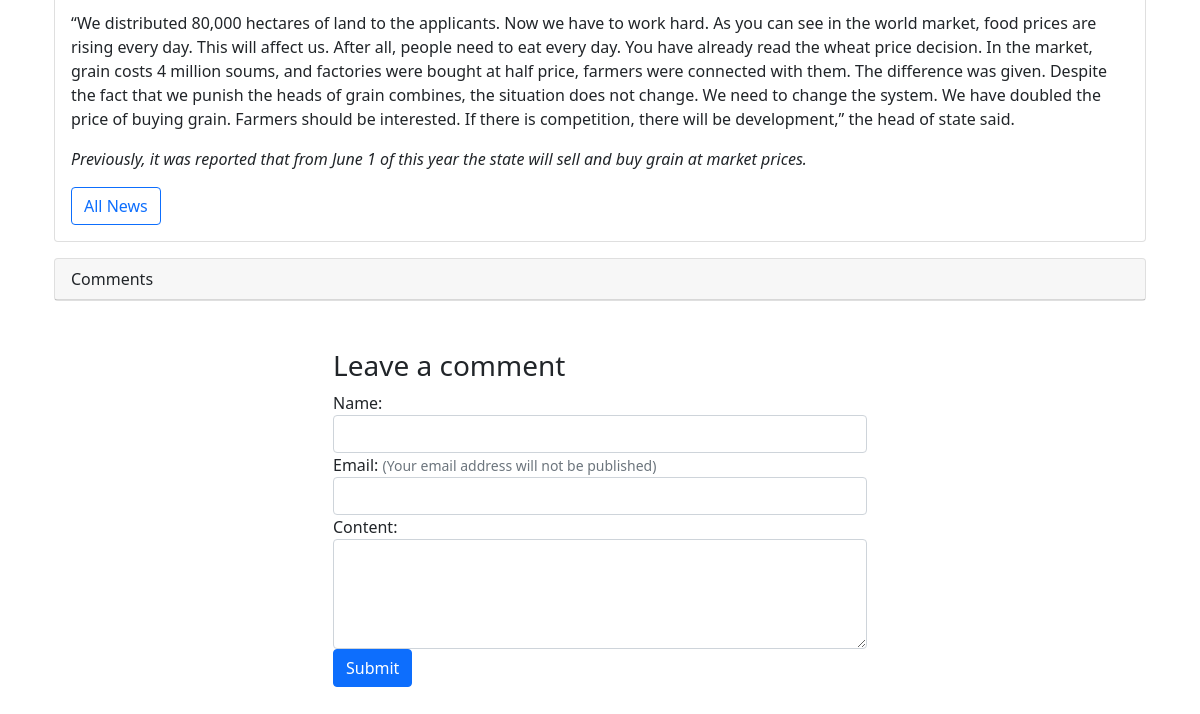
/11/ (lower part), run on an earlier commit of the app's database.
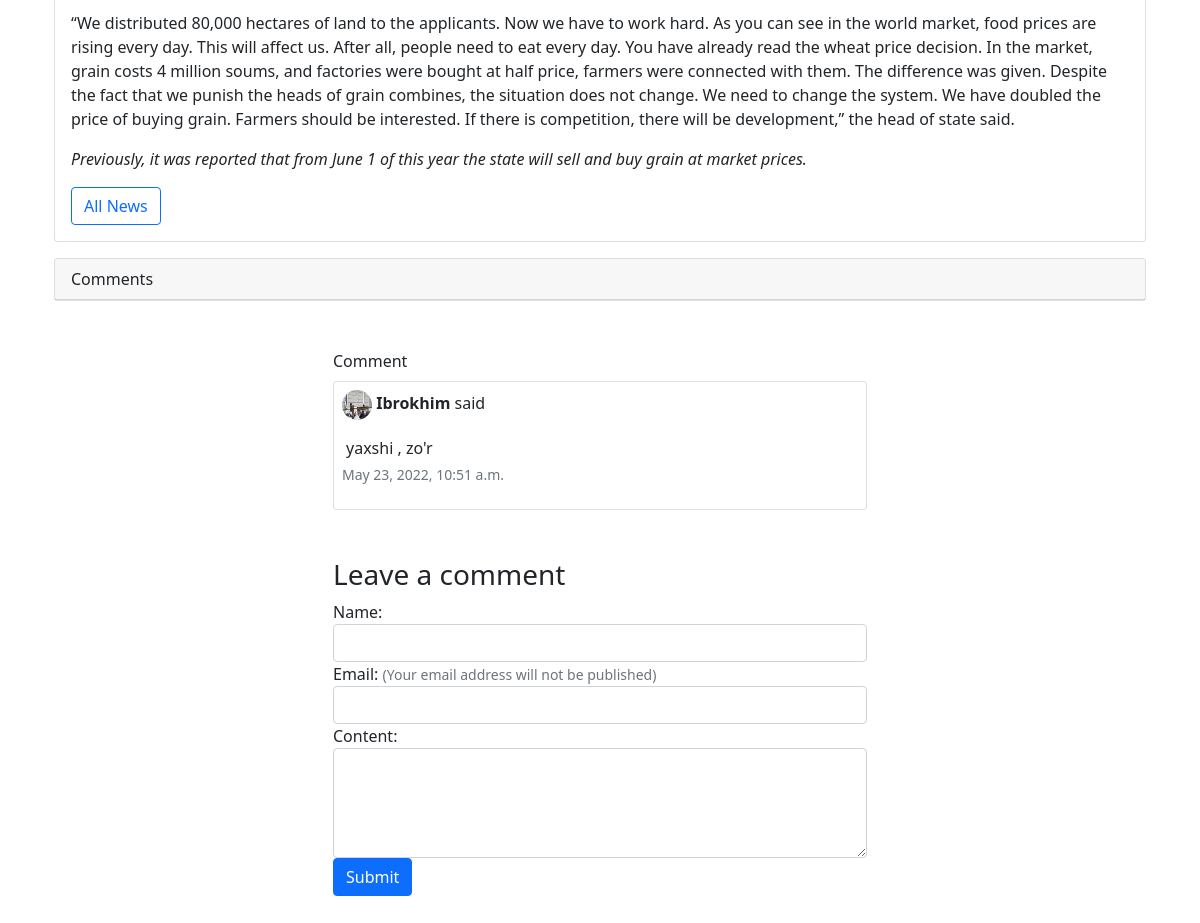
And on a later commit of the database.
### articles/models.py (models this page shows, shortened)
class Article(models.Model):
    title = models.CharField(max_length=150,default='')
    summary = models.CharField(max_length=500, blank=True)
    body = RichTextField()
    picture = models.ImageField(upload_to='images/', blank=True)
    date = models.DateField(auto_now_add=True)
    author = models.ForeignKey(
        get_user_model(),
        on_delete=models.CASCADE,
    )

class Comment(models.Model):
    name = models.CharField(max_length=50)
    email = models.EmailField(max_length=100)
    content = models.TextField()
    post = models.ForeignKey(Article, on_delete=models.CASCADE)
    created = models.DateTimeField(auto_now_add=True)
    class Meta:
        ordering = ('-created',)

### articles/views.py (the view, shortened to what this page needs)
# urls.py: path('<int:pk>/', ArticleDetailView.as_view(), name='article_detail'),
class ArticleDetailView( DetailView):
    model = Article
    template_name = 'article_detail.html'
    def get_context_data(self, **kwargs):
        context = super().get_context_data(**kwargs)
        pk = self.kwargs["pk"]
        form = CommentForm()
        post = get_object_or_404(Article, pk=pk)
        comments = post.comment_set.all()
        context['post'] = post
        context['comments'] = comments
        context['form'] = form
        return context

### articles/forms.py
class CommentForm(forms.ModelForm):
    class Meta:
        model = Comment
        fields = ('name', 'email', 'content')

### templates/article_detail.html (shortened to what this page needs)
{% extends 'base.html' %}
{% load static %}
{% block content %}
    <div class="container-fluid">
        <div class="card" >
          <div class="card-body">
              <p class="card-text">{{ object.body | safe }}</p>
              {% if user.is_authenticated and object.author.id == user.id %}
              <a href="{% url 'article_edit' object.id %}" role="button" class="btn btn-outline-primary">Edit</a> |
              <a href="{% url 'article_delete' object.id %}" role="button" class="btn btn-outline-primary">Delete</a> |
              <a href="{% url 'article_list' %}" role="button" class="btn btn-outline-primary">All News</a>
              {% else %}
              <a href="{% url 'article_list' %}"  role="button" class="btn btn-outline-primary">All News</a>
              {% endif %}
          </div>
        </div>
        <div class="card">
            <div class="card-header">Comments</div>
        </div>
    </div>
<div class="container-fluid my-5">
  {% if comments %}
  <div class="row mt-5">
    <div class="col-lg-6 offset-lg-3">
      Comment{{ comments.count|pluralize }}
      <span class="badge badge-dark ml-2">{{ comments.count }}</span>
    </div>
    {% for comment in comments %}
    <div class="col-lg-6 offset-lg-3 mt-2">
      <div class="card p-2">
        <div class="row">
          <div class="col-12">
            <img class="rounded-circle mr-2" src="{{ object.picture.url }}" width="30px" height="30px" alt="Avatar">
            <strong>{{ comment.name }}</strong> said
          </div>
          <div class="col-12">
            <p class="m-1 mt-3">{{ comment.content }}</p>
            <p class="text-right text-muted"><small>{{ comment.created }}</small></p>
          </div>
        </div>
      </div>
    </div>
    {% endfor %}
  </div>
  {% endif %}
  <div class="row mt-5">
    <div class="col-lg-6 offset-lg-3">
      <h3>Leave a comment</h3>
      <form method='POST'>
        <div class="form-group">
          {{ form.name.label_tag }}
          <input type="text" class="form-control {% if form.name.errors %}is-invalid{% endif %}" id="id_name"
            name="name" value="{{ form.name.value|default:'' }}">
        </div>
        <div class="form-group">
          {{ form.email.label_tag }}
          <span class="text-muted"><small>(Your email address will not be published)</small></span>
          <input type="text" class="form-control {% if form.email.errors %}is-invalid{% endif %}" id="id_email"
            name="email" value="{{ form.email.value|default:'' }}">
        </div>
        <div class="form-group">
          {{ form.content.label_tag }}
          <textarea class="form-control {% if form.content.errors %}is-invalid{% endif %}" id="id_content"
            name="content" rows="4">{{ form.content.value|default:'' }}</textarea>
        </div>
        <button class="btn btn-primary ml-2" type="submit">Submit</button>
      </form>
    </div>
  </div>
</div>
{% endblock content %}

### templates/base.html (shortened to what this page needs)
    {% load static %}
<!DOCTYPE html>
<html>
    <head>
    <link href="https://cdn.jsdelivr.net/npm/bootstrap@5.0.2/dist/css/bootstrap.min.css" rel="stylesheet">
    </head>
    <body>
        <main>
            <div class="container">
                {% block content %}
                {% endblock content %}
            </div>
        </main>
    </body>
</html>

What changed in the data, as far as the page shows it:
added Comment: picture (picture), name "Ibrokhim", content "yaxshi , zo'r", created "May 23, 2022, 10:51 a.m."
Also different on the page:
text now shown: "Comment"
